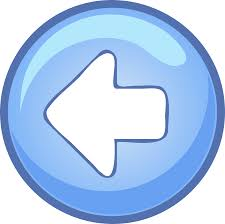
#> input picture dataset/Left/Unknown-1.jpeg, 225 x 224 px; its folder holds only this picture in this run
$ python left_right.py
#> lines starting #> are read from the running program, lines starting #| are printed output that depends on the picture; after the words box and inside, x2 and y2 are one past the last pixel; in counts of white or black regions, pixels touching at a corner belong together
import os
import joblib
import warnings
import numpy as np
import matplotlib.pyplot as plt
import matplotlib.gridspec as gridspec
from PIL import Image

from skimage.filters   import threshold_otsu
from skimage.feature   import hog
from skimage           import morphology, exposure

from sklearn.linear_model    import LogisticRegression
from sklearn.model_selection import train_test_split, StratifiedKFold, cross_val_score, GridSearchCV
from sklearn.metrics         import (confusion_matrix, accuracy_score, precision_score,
                                     recall_score, f1_score, roc_curve, auc,
                                     ConfusionMatrixDisplay)
from sklearn.preprocessing   import StandardScaler
from sklearn.decomposition   import PCA
from sklearn.pipeline        import Pipeline

warnings.filterwarnings('ignore')
np.random.seed(42)

# ── Paleta ────────────────────────────────────────────────────
BLUE   = '#1f77b4'
DARK   = '#003B4A'
ORANGE = '#E07C24'
GREEN  = '#2E8B57'
GRAY   = '#6E6E6E'
RED    = '#C0392B'
PURPLE = '#7B2D8B'

plt.rcParams.update({
    'font.family'      : 'sans-serif',  'font.size'        : 9,
    'axes.titlesize'   : 11,            'axes.titleweight'  : 'bold',
    'axes.labelsize'   : 9,             'axes.spines.top'   : False,
    'axes.spines.right': False,         'figure.facecolor'  : 'white',
    'figure.dpi'       : 120,
})

def stitle(fig, t, s=''):
    fig.suptitle(t, fontsize=13, fontweight='bold', color=DARK, y=0.99)
    if s: fig.text(0.5, 0.95, s, ha='center', fontsize=9, color=GRAY)


# ══════════════════════════════════════════════════════════════
# PARÁMETROS
# ══════════════════════════════════════════════════════════════
IMG_SIZE  = 64
BASE_DIR  = 'dataset'
DIR_LEFT  = os.path.join(BASE_DIR, 'Left')
DIR_RIGHT = os.path.join(BASE_DIR, 'Right')
VALID_EXT = {'.jpg', '.jpeg', '.png', '.bmp', '.tiff', '.tif', '.webp'}

# HOG: con IMG_SIZE=64, pixels_per_cell=8 → 8×8 celdas → 8×8×4×9 = 2304 features
HOG_PARAMS = dict(
    orientations    = 9,
    pixels_per_cell = (8, 8),
    cells_per_block = (2, 2),
    block_norm      = 'L2-Hys',
    visualize       = True,
)


# ══════════════════════════════════════════════════════════════
# 1. CARGA
# ══════════════════════════════════════════════════════════════
def load_folder(folder_path, label):
#> called with folder_path = 'dataset/Left', label = 0
    images, labels, names = [], [], []
    if not os.path.isdir(folder_path):
        raise FileNotFoundError(
            f"\n Carpeta '{folder_path}' no encontrada."
            f"\n    Ejecuta desde la carpeta que contiene dataset/")
    files = sorted(f for f in os.listdir(folder_path)
                   if os.path.splitext(f)[1].lower() in VALID_EXT)
    if not files:
        raise ValueError(f" No hay imágenes en '{folder_path}'.")
    for fname in files:
        path = os.path.join(folder_path, fname)
        try:
            img = (Image.open(path)
                   .convert('L')
                   .resize((IMG_SIZE, IMG_SIZE), Image.LANCZOS))
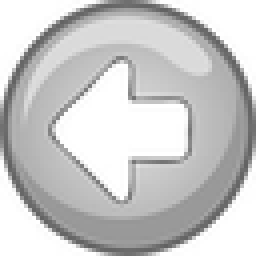
#> img: PIL image 64x64 L (shown 4 times larger); min 97, max 255, mean 200.4
            arr = np.array(img, dtype=np.float32) / 255.0
            images.append(arr); labels.append(label); names.append(fname)
        except Exception as e:
            print(f"  ⚠  No se pudo leer '{fname}': {e}")
    return images, labels, names

print("\n" + "═"*55)
print("  ¿Izquierda o Derecha? v2 — Otsu + HOG + GridSearch")
print("═"*55)
print("\n Cargando dataset...")

imgs_L, lbl_L, names_L = load_folder(DIR_LEFT,  label=0)
#> imgs_L = 1 item; lbl_L = [0]; names_L = ['Unknown-1.jpeg']
imgs_R, lbl_R, names_R = load_folder(DIR_RIGHT, label=1)
#> call 2 of load_folder, with folder_path = 'dataset/Right', label = 1
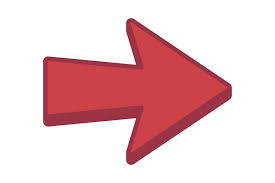
#> input picture dataset/Right/Unknown-1.jpeg, 275 x 183 px
#> imgs_R = 1 item; lbl_R = [1]; names_R = ['Unknown-1.jpeg']

images_raw = np.array(imgs_L + imgs_R, dtype=np.float32)
labels_all = np.array(lbl_L  + lbl_R,  dtype=int)
#> labels_all = [0, 1]
names_all  = names_L + names_R
#> names_all = ['Unknown-1.jpeg', 'Unknown-1.jpeg']

n_total = len(images_raw)
#> n_total = 2
n_left  = int((labels_all == 0).sum())
#> n_left = 1
n_right = int((labels_all == 1).sum())
#> n_right = 1
print(f"   Total  : {n_total}  |  Izquierda: {n_left}  |  Derecha: {n_right}")
#|    Total  : 2  |  Izquierda: 1  |  Derecha: 1


# ══════════════════════════════════════════════════════════════
# 2. PREPROCESAMIENTO ROBUSTO — MEJORA 1
#    Otsu separa la flecha del fondo sin importar el color
#    ni el contraste de cada imagen.
# ══════════════════════════════════════════════════════════════
def preprocess_otsu(img: np.ndarray) -> np.ndarray:
    """
    Pipeline de preprocesamiento robusto:
      1. Ecualización de histograma  → contraste uniforme
      2. Umbralización Otsu          → binariza automáticamente
      3. Normalización de polaridad  → flecha siempre oscura (1.0)
      4. Limpieza morfológica        → elimina ruido pequeño

    Devuelve imagen float32 ∈ [0, 1] con la flecha en blanco
    sobre fondo negro.
    """
    # 1. Ecualización adaptativa para igualar imágenes de distintos contrastes
    img_eq = exposure.equalize_adapthist(img, clip_limit=0.03)
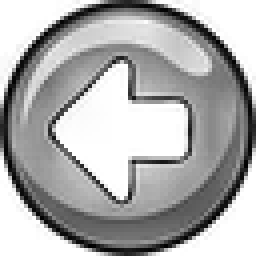
#> img_eq: shape (64, 64) float32 (shown 4 times larger); min 0, max 1, mean 0.68

    # 2. Umbral de Otsu: encuentra automáticamente el mejor corte
    thresh = threshold_otsu(img_eq)
#> thresh = 0.689
    binary = (img_eq > thresh).astype(np.float32)
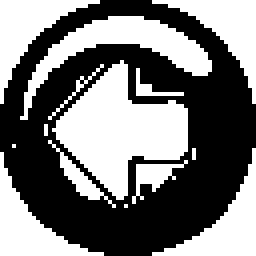
#> binary: shape (64, 64) float32 (shown 4 times larger); values 0 (black) and 1 (white), 47.5% white; 14 white regions (5 under 20 px), largest, box (x1, y1, x2, y2) and area: (13, 15, 47, 50) 594, (5, 4, 53, 30) 325, (38, 37, 64, 64) 222

    # 3. Normalización de polaridad
    #    Si la flecha es oscura en el original → es 0 tras Otsu → invertir
    if binary.mean() > 0.5:          # mayoría de píxeles son 1 → fondo blanco
        binary = 1.0 - binary        # invertir para que flecha=1, fondo=0

    # 4. Limpieza: eliminar manchas pequeñas (ruido de compresión, etc.)
    bool_mask = binary.astype(bool)
    cleaned   = morphology.remove_small_objects(bool_mask, min_size=20)
    cleaned   = morphology.remove_small_holes(cleaned, area_threshold=50)

    return cleaned.astype(np.float32)


print("  Aplicando preprocesamiento Otsu...")
images_proc = np.array([preprocess_otsu(img) for img in images_raw])
#> in preprocess_otsu (call 2), `thresh = threshold_otsu(img_eq)`: thresh = 0.643
#> in preprocess_otsu (call 2), `binary = (img_eq > thresh).astype(np.float32)`:
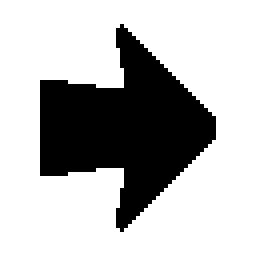
#> binary: shape (64, 64) float32 (shown 4 times larger); values 0 (black) and 1 (white), 72.2% white; 1 black region, box (x1, y1, x2, y2) and area: (10, 6, 54, 58) 1138
print("      Listo.")


# ── Figura comparativa: raw vs Otsu ──────────────────────────
def show_otsu_comparison(raw, proc, labels, n=4):
#> called with raw = array of shape (2, 64, 64), proc = array of shape (2, 64, 64), labels = array of shape (2,), n = 4
    idx_L = np.where(labels == 0)[0][:n//2]
#> idx_L = [0]
    idx_R = np.where(labels == 1)[0][:n//2]
#> idx_R = [1]
    idx   = list(idx_L) + list(idx_R)
#> idx = [0, 1]
    cls_c = {0: BLUE, 1: ORANGE}
    cls_t = {0: '← Izq', 1: 'Der →'}

    fig, axes = plt.subplots(3, n, figsize=(n*2.2, 6.5))
    stitle(fig, 'Preprocesamiento: Otsu + limpieza morfológica',
           'Fila 1: original | Fila 2: Otsu binarizado | Fila 3: HOG visual')

    for col, i in enumerate(idx):
        c = labels[i]
        # Original
        axes[0, col].imshow(raw[col], cmap='gray', vmin=0, vmax=1)
        axes[0, col].set_title(cls_t[c], color=cls_c[c], fontsize=9)
        # Otsu
        axes[1, col].imshow(proc[col], cmap='gray', vmin=0, vmax=1)
        # HOG visualización
        _, hog_img = hog(proc[col], **HOG_PARAMS)
        hog_img_eq = exposure.rescale_intensity(hog_img, in_range=(0, 0.1))
        axes[2, col].imshow(hog_img_eq, cmap='magma', vmin=0, vmax=1)
#> this loop made 2 passes
#> (col, i, c) on passes 1 to 2: (0, 0, 0), (1, 1, 1)
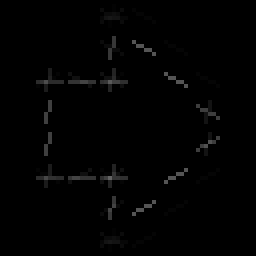
#> hog_img: shape (64, 64) float32 (shown 4 times larger); min 0, max 0.394, mean 0.00816

    for row, label in enumerate(['Original', 'Binarizado\n(Otsu)', 'HOG visual']):
        axes[row, 0].set_ylabel(label, fontsize=8, color=DARK)
    for ax in axes.ravel():
        ax.set_xticks([]); ax.set_yticks([])

    plt.tight_layout()
    plt.savefig('fig_preprocesamiento_otsu.png', bbox_inches='tight', dpi=150)
    plt.show()
    print("    fig_preprocesamiento_otsu.png")

show_otsu_comparison(images_raw, images_proc, labels_all)


# ══════════════════════════════════════════════════════════════
# 3. EXTRACCIÓN DE FEATURES — MEJORA 2
#    HOG captura la orientación de los bordes de la flecha.
#    La punta de una flecha → tiene bordes diagonales únicos
#    que apuntan izq o der. HOG los cuantifica directamente.
# ══════════════════════════════════════════════════════════════
def extract_hog_features(img: np.ndarray) -> np.ndarray:
    """
    Histograma de Gradientes Orientados (HOG).
    Con IMG_SIZE=64 y pixels_per_cell=8:
      - 8×8 celdas → 4 bloques × 9 orientaciones × 4 = 1296 features
    Añadimos features manuales de asimetría izq/der como complemento.
    """
    features_hog, _ = hog(img, **HOG_PARAMS)
    return features_hog


def extract_asymmetry_features(img: np.ndarray) -> np.ndarray:
    """
    Features manuales de asimetría horizontal (mismos que v1).
    Complementan al HOG cuando la flecha es muy simple.
    """
    dark     = img.copy()                    # ya es binario: flecha=1, fondo=0
    col_proj = dark.mean(axis=0)
    row_proj = dark.mean(axis=1)
    half     = IMG_SIZE // 2

    mass_L   = dark[:, :half].mean()
    mass_R   = dark[:, half:].mean()
    lr_diff  = mass_L - mass_R
    lr_ratio = mass_L / (mass_R + 1e-9)

    cols  = np.arange(IMG_SIZE, dtype=float)
    total = dark.sum() + 1e-9
    cx    = (dark.sum(axis=0) @ cols) / total / IMG_SIZE

    proj_asym = col_proj[:half].mean() - col_proj[half:].mean()
    grad_asym = (np.gradient(col_proj)[:half].mean() -
                 np.gradient(col_proj)[half:].mean())

    # Cuadrantes (división en 4 zonas)
    tl = dark[:half, :half].mean()
    tr = dark[:half, half:].mean()
    bl = dark[half:, :half].mean()
    br = dark[half:, half:].mean()
    quad_asym = (tl + bl) - (tr + br)    # >0 → más masa izquierda

    return np.array([lr_diff, lr_ratio, cx, proj_asym,
                     grad_asym, quad_asym, tl, tr, bl, br],
                    dtype=np.float32)


def extract_features_v2(images: np.ndarray) -> np.ndarray:
    """
    Combina HOG + features de asimetría manual.
    HOG aporta detalle de orientación local.
    Asimetría aporta información global izq/der.
    """
    feats = []
    for img in images:
        hog_f   = extract_hog_features(img)
        asym_f  = extract_asymmetry_features(img)
        feats.append(np.concatenate([hog_f, asym_f]))
#> this loop made 2 passes
#> (half in extract_asymmetry_features, mass_L in extract_asymmetry_features, mass_R in extract_asymmetry_features, lr_diff in extract_asymmetry_features, lr_ratio in extract_asymmetry_features, total in extract_asymmetry_features, cx in extract_asymmetry_features, proj_asym in extract_asymmetry_features) on passes 1 to 2: (32, 0.504, 0.428, 0.0767, 1.18, 1909, 0.479, 0.0767), (32, 0.266, 0.29, -0.0244, 0.916, 1138, 0.481, -0.0244)
#> after the loop, feats = 2 items
    return np.array(feats, dtype=np.float32)


print("\n Extrayendo features HOG + asimetría...")
X = extract_features_v2(images_proc)
y = labels_all.copy()
#> y = [0, 1]
print(f"   Vector x: {X.shape[1]}-D por imagen")
#|    Vector x: 1774-D por imagen
print(f"   ({hog(images_proc[0], **HOG_PARAMS)[0].shape[0]} HOG + 10 asimetría)")
#|    (1764 HOG + 10 asimetría)


# ── Visualización: importancia de orientaciones HOG ──────────
def show_hog_orientation(images, labels):
    """Muestra cómo el HOG responde diferente a izq vs der."""
    idx_L = np.where(labels == 0)[0][0]
#> idx_L = 0
    idx_R = np.where(labels == 1)[0][0]
#> idx_R = 1

    fig, axes = plt.subplots(2, 3, figsize=(10, 5.5))
    stitle(fig, 'HOG: orientaciones de gradiente por clase',
           'La punta de la flecha genera un patrón HOG espejado entre izq y der')

    for row, (i, tag, color) in enumerate([
            (idx_L, '← Izquierda', BLUE),
            (idx_R, 'Derecha →',   ORANGE)]):
        img = images[i]
        feat, hog_img = hog(img, **HOG_PARAMS)
        hog_eq = exposure.rescale_intensity(hog_img, in_range=(0, 0.08))

        axes[row, 0].imshow(images_raw[i], cmap='gray', vmin=0, vmax=1)
        axes[row, 0].set_title(f'Original — {tag}', color=color, fontsize=9)

        axes[row, 1].imshow(img, cmap='gray', vmin=0, vmax=1)
        axes[row, 1].set_title('Binarizado (Otsu)', color=DARK, fontsize=9)

        axes[row, 2].imshow(hog_eq, cmap='magma')
        axes[row, 2].set_title('HOG — orientaciones', color=DARK, fontsize=9)
#> this loop made 2 passes
#> (row, i, tag, color) on passes 1 to 2: (0, 0, '← Izquierda', '#1f77b4'), (1, 1, 'Derecha →', '#E07C24')
#> pass 1, in show_hog_orientation, `hog_eq = exposure.rescale_intensity(hog_img, in_range=(0, 0.08))`:
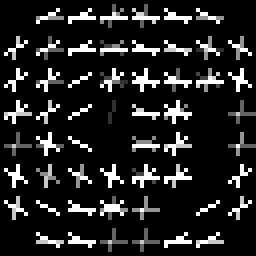
#> hog_eq: shape (64, 64) float32 (shown 4 times larger); min 0, max 1, mean 0.136

    for ax in axes.ravel():
        ax.set_xticks([]); ax.set_yticks([])

    plt.tight_layout()
    plt.savefig('fig_hog_orientaciones.png', bbox_inches='tight', dpi=150)
    plt.show()
    print("    fig_hog_orientaciones.png")

show_hog_orientation(images_proc, labels_all)


# ══════════════════════════════════════════════════════════════
# 4. ENTRENAMIENTO CON GRIDSEARCHCV — MEJORA 3
# ══════════════════════════════════════════════════════════════
#> (the run stopped early here; a loop or call above may not have finished)
